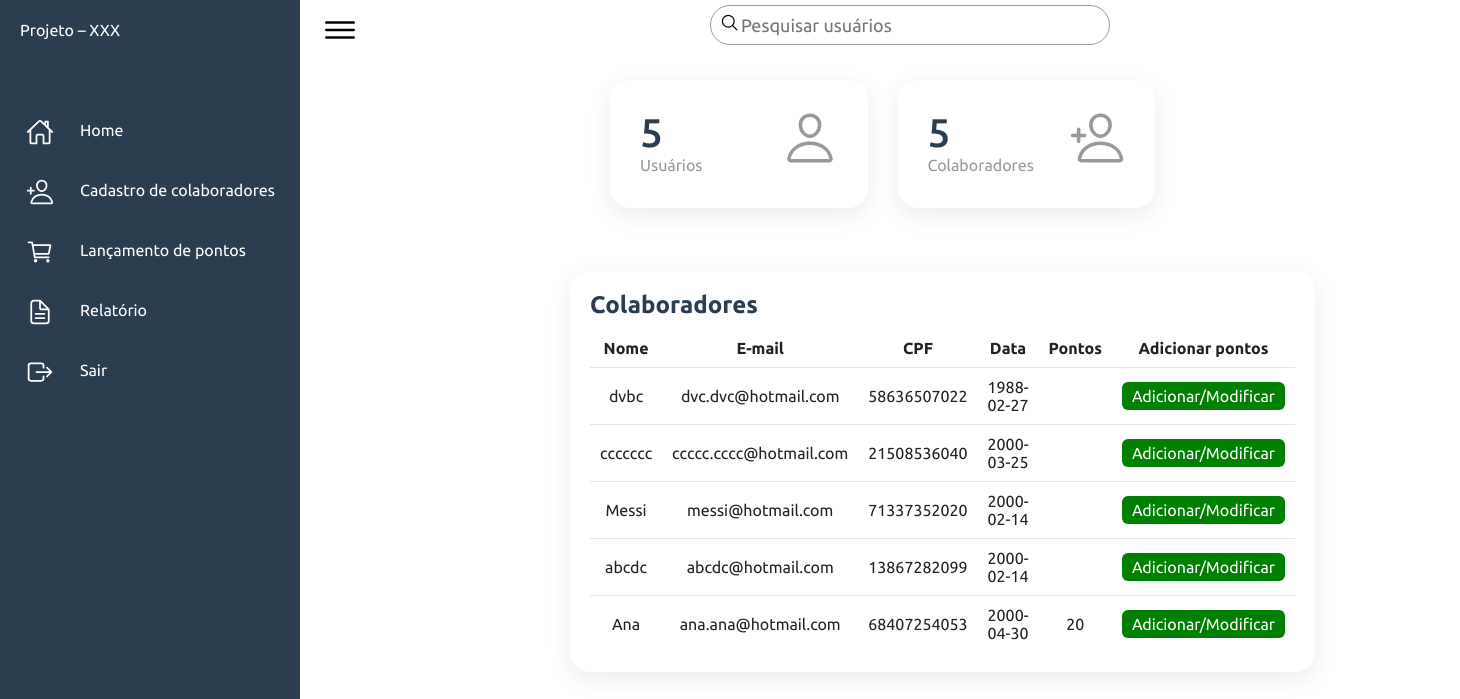
Screenshot of /layout/lancapontos.php (signed in) with the database file from the repository.
### tables this page shows
CREATE TABLE IF NOT EXISTS `colaboradores` (
  `id` int(11) NOT NULL AUTO_INCREMENT,
  `nome` varchar(255) NOT NULL,
  `email` varchar(255) NOT NULL,
  `cpf` varchar(11) NOT NULL,
  `data` date NOT NULL,
  `pontos` varchar(255) NOT NULL,
  PRIMARY KEY (`id`)
);

### layout/lancapontos.php (the view, shortened to what this page needs)
<?php
require_once "../database/conn.php";
?>
<!DOCTYPE html>
<html lang="pt-BR">
<head>
<link rel="stylesheet" type="text/css" href="../css/style.css">
</head>
<body>
    <div class="container">
        <div class="navigantion">
            <ul>
                <li>
                    <a href="#">
                        <span class="title">Projeto – XXX</span>
                    </a>
                </li>
                <li>
                    <a href="restrita.php">
                        <span class="icon"><ion-icon name="home-outline"></ion-icon></span>
                        <span class="title">Home</span>
                    </a>
                </li>
                <li>
                    <a href="colaboradores.php">
                        <span class="icon"><ion-icon name="person-add-outline"></ion-icon></span>
                        <span class="title">Cadastro de colaboradores</span>
                    </a>
                </li>
                <li>
                    <a href="lancapontos.php">
                        <span class="icon"><ion-icon name="cart-outline"></ion-icon></span>
                        <span class="title">Lançamento de pontos</span>
                    </a>
                </li>
                <li>
                    <a href="relatorio.php">
                        <span class="icon"><ion-icon name="document-text-outline"></ion-icon></span>
                        <span class="title">Relatório</span>
                    </a>
                </li>
                <li>
                    <a href="logout.php">
                        <span class="icon"><ion-icon name="exit-outline"></ion-icon></span>
                        <span class="title">Sair</span>
                    </a>
                </li>
            </ul>
         </div>
         <div class="main">
             <div class="topbar">
                 <div class="toggle">
                    <ion-icon name="menu-outline"></ion-icon>
                 </div>
                 <div class="search">
                    <label>
                        <form class="form-inline" action="../busca/buscausuario.php" method="POST">
                            <input type="text" placeholder="Pesquisar usuários" name="pesquisar">
                            <ion-icon name="search-outline"></ion-icon>
                        </form>
                    </label>
                 </div>
             </div>
             <div class="cardBox">
                 <div class="card">
                     <div>
                         <div class="numbers"><?php $sql = "SELECT count(id) from usuarios";
                         $resultado = $conn->query($sql);
                         $registro = mysqli_fetch_assoc($resultado);
                         echo $registro['count(id)'];?></div>
                         <div class="cardName">Usuários</div>
                     </div>
                     <div class="iconBx">
                        <ion-icon name="person-outline"></ion-icon>
                     </div>
                 </div>
                 <div class="card">
                    <div>
                        <div class="numbers"><?php $sql = "SELECT count(id) from colaboradores";
                         $resultado = $conn->query($sql);
                         $registro = mysqli_fetch_assoc($resultado);
                         echo $registro['count(id)'];?></div>
                        <div class="cardName">Colaboradores</div>
                    </div>
                    <div class="iconBx">
                        <ion-icon name="person-add-outline"></ion-icon>
                    </div>
                </div>
             </div>
             <div class="details">
                 <div class="recentOrders">
                     <div class="cardHeader">
                         <h2>Colaboradores</h2>
                     </div>
                     <table>
                         <thead>
                             <tr>
                                <td>Nome</td>
                                <td>E-mail</td>
                                <td>CPF</td>
                                <td>Data</td>
                                <td>Pontos</td>
                                <td>Adicionar pontos</td>
                             </tr>
                         </thead>
                         <tbody>
                       <tr>
                            <?php
                                $sql = "SELECT * FROM colaboradores";
                                $resultado = $conn->query($sql);
                                while ($registro = $resultado->fetch_array())
                                {
                                    $id     =  $registro[0];
                                    $nome   =  $registro[1];
                                    $email  =  $registro[2];
                                    $cpf    =  $registro[3];
                                    $data   =  $registro[4];
                                    $pontos =  $registro[5];
                                    $id        = htmlentities($id, ENT_QUOTES, "UTF-8");
                                    $nome      = htmlentities($nome, ENT_QUOTES, "UTF-8");
                                    $email     = htmlentities($email, ENT_QUOTES, "UTF-8");
                                    $cpf       = htmlentities($cpf, ENT_QUOTES, "UTF-8");
                                    $pontos    = htmlentities($pontos, ENT_QUOTES, "UTF-8");
                                    echo "<tr>
                                    <td> $nome</td>
                                    <td> $email</td>
                                    <td> $cpf</td>
                                    <td> $data</td>
                                    <td> $pontos</td>
                                    <td width=280px><a href='../view/viewpontos?id=$id&nome=$nome' class='button' onclick='show()' style='position: relative;padding: 5px 10px;background: var(--green);text-decoration: none;color: var(--white);border-radius: 6px;'>Adicionar/Modificar</a>
                                    </td>";
                                }
                            ?>
                        </tr>
                    </tbody>
                    </table>
                 </div>
         </div>
    </div>
</body>
</html>

### css/style.css (style rules this page uses)
* { margin: 0; padding: 0; box-sizing: border-box; font-family: 'Ubuntu', sans-serif; }
:root { --blue: #2b3d51; --white: #fff; --grey: #f5f5f5; --black1: #222; --black2: #999; --green: green; --red: red; }
body { min-height: 100vh; overflow-x: hidden; }
.container { position: relative; width: 100%; }
.navigantion { position: fixed; width: 300px; height: 100%; background: var(--blue); border-left: 10px solid var(--blue); transition: 0.5s; overflow: hidden; }
.navigantion ul { position: absolute; top: 0; left: 0; width: 100%; }
.navigantion ul li { position: relative; width: 100%; list-style: none; border-top-left-radius: 30px; border-bottom-left-radius: 30px; }
.navigantion ul li:nth-child(1) { margin-bottom: 40px; pointer-events: none; }
.navigantion ul li a { position: relative; display: block; width: 100%; display: flex; text-decoration: none; color: var(--white); }
.navigantion ul li a .icon { position: relative; display: block; min-width: 60px; height: 60px; line-height: 80px; text-align: center; }
.navigantion ul li a .icon ion-icon { font-size: 1.75em; }
.navigantion ul li a .title { position: relative; display: block; padding: 0 10px; height: 60px; line-height: 60px; text-align: start; white-space: nowrap; }
.main { position: absolute; width: calc(100% - 300px); left: 300px; min-height: 100vh; background: var(--white); transition: 0.5s; }
.topbar { width: 100%; height: 60px; display: flex; justify-content: space-between; align-items: center; padding: 0 10px; }
.toggle { position: relative; width: 60px; height: 60px; display: flex; justify-content: center; align-items: center; font-size: 2.5em; cursor: pointer; }
.search { position: relative; width: 400px; margin: auto; margin-top: 5px; }
.search label { position: relative; width: 100%; }
.search label input { width: 100%; height: 40px; border-radius: 40px; padding: 5px 20px; padding-left: 30px; font-size: 18px; outline: none; border: 1px solid var(--black2); }
.search label ion-icon { position: absolute; top: 0; left: 10px; font-size: 1.2em; }
.cardBox { position: relative; width: 100%; padding: 20px; display: grid; grid-template-columns: repeat(4,1fr); grid-gap: 30px; left: 25%; }
.cardBox .card { position: relative; background: var(--white); padding: 30px; border-radius: 20px; display: flex; justify-content: space-between; cursor: pointer; box-shadow: 0 7px 25px rgba(0,0,0,0.08); }
.cardBox .card .numbers { position: relative; font-weight: 500; font-size: 2.5em; color: var(--blue); }
.cardBox .card .cardName { color: var(--black2); }
.cardBox .card .iconBx { font-size: 3.5em; color: var(--black2); }
.details { position: relative; width: 100%; padding: 20px; display: grid; grid-template-columns: 2fr 1fr; grid-gap: 30px; right: -250px; margin-top: 2%; }
.details .recentOrders { position: relative; display: grid; min-height: 300px; background: var(--white); padding: 20px; box-shadow: 0 7px 25px rgba(0,0,0,0.08); border-radius: 20px; }
.cardHeader { display: flex; justify-content: space-between; align-items: flex-start; }
.cardHeader h2 { font-weight: 600; color: var(--blue); }
.details table { width: 100%; border-collapse: collapse; margin-top: 10px; }
.details table thead td { font-weight: 600; }
.details .recentOrders table tr { color: var(--black1); border-bottom: 1px solid rgba(0, 0, 0, 0.1); }
.details .recentOrders table tr:last-child { border-bottom: none; }
.details .recentOrders table tr td { padding: 10px; text-align: center; }
.search label ion-icon { position: relative; margin-top: -150px; top: -28px; left: 10px; font-size: 1.2em; }

### rows the page displays
colaboradores: nome "dvbc", email "dvc.dvc@hotmail.com", cpf "58636507022", data "1988-02-27"
colaboradores: nome "ccccccc", email "ccccc.cccc@hotmail.com", cpf "21508536040", data "2000-03-25"
colaboradores: nome "Messi", email "messi@hotmail.com", cpf "71337352020", data "2000-02-14"
colaboradores: nome "abcdc", email "abcdc@hotmail.com", cpf "13867282099", data "2000-02-14"
colaboradores: nome "Ana", email "ana.ana@hotmail.com", cpf "68407254053", data "2000-04-30", pontos "20"

### other values shown
$registro['count(id)'] "5"
